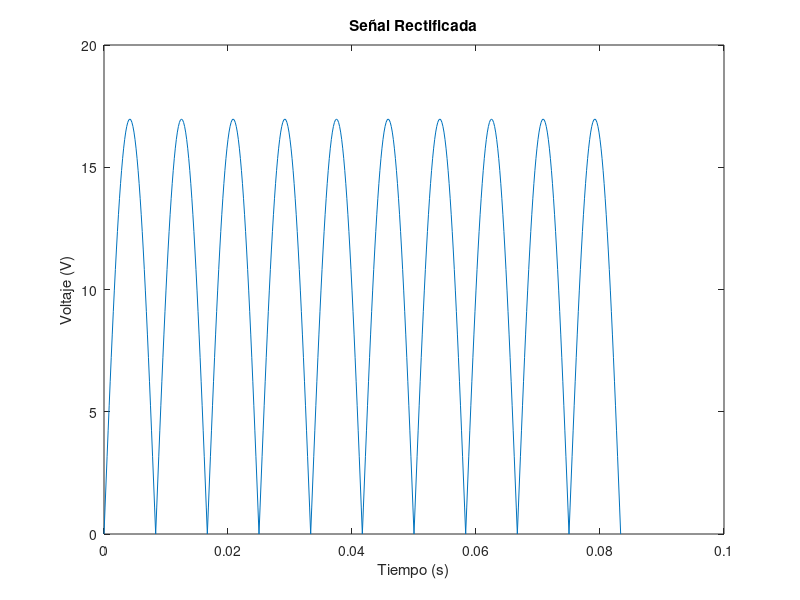

Write the MATLAB code that produced this figure.

% Definición de parámetros
f = 60;      % Frecuencia de la red eléctrica en Hz
N1 = 1000;   % Número de espiras del transformador (primario)
N2 = 100;    % Número de espiras del transformador (secundario)
c = 5;       % Número de ciclos
T = 1/f;     % Periodo de la señal en segundos
Ts = T/100;  % Tiempo de muestreo

% Generación de la señal de entrada
t = 0:Ts:c*T;  % Vector de tiempo desde 0 hasta c*T con pasos de Ts
vi = 120*sqrt(2)*sin(2*pi*f*t);  % Señal de entrada (voltaje) basada en una onda senoidal de 120V rms

% Transformación de la señal a la salida del transformador
vo = vi * (N2/N1);  % Relación de transformación del transformador

% Rectificación de onda completa (valor absoluto)
vd = abs(vo);  % Rectificación de onda completa

% Parámetros para el filtro
Cap = 0.1;     % Capacitancia en Faradios
R = 1/(120*Cap);  % Resistencia calculada en función de la capacitancia y la frecuencia

% Diseño del filtro mediante la transformación bilineal
[bz, az] = bilinear([0, 1], [R*Cap, 1], 1/Ts);  % Coeficientes del filtro

% Aplicación del filtro a la señal rectificada
vr = filter(bz, az, vd);  % Señal filtrada

% Gráfica de la señal rectificada
plot(t, vr);
xlabel('Tiempo (s)');
ylabel('Voltaje (V)');
title('Señal Rectificada');
